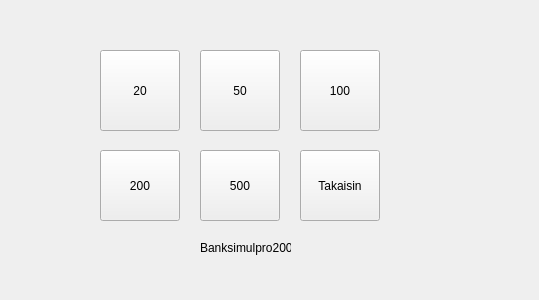
<?xml version="1.0" encoding="UTF-8"?>
<ui version="4.0">
 <class>nosto</class>
 <widget class="QWidget" name="nosto">
  <property name="geometry">
   <rect>
    <x>0</x>
    <y>0</y>
    <width>539</width>
    <height>300</height>
   </rect>
  </property>
  <property name="windowTitle">
   <string>Form</string>
  </property>
  <widget class="QPushButton" name="btn20">
   <property name="geometry">
    <rect>
     <x>100</x>
     <y>50</y>
     <width>80</width>
     <height>81</height>
    </rect>
   </property>
   <property name="text">
    <string>20</string>
   </property>
  </widget>
  <widget class="QPushButton" name="btn50">
   <property name="geometry">
    <rect>
     <x>200</x>
     <y>50</y>
     <width>80</width>
     <height>81</height>
    </rect>
   </property>
   <property name="text">
    <string>50</string>
   </property>
  </widget>
  <widget class="QPushButton" name="btn100">
   <property name="geometry">
    <rect>
     <x>300</x>
     <y>50</y>
     <width>80</width>
     <height>81</height>
    </rect>
   </property>
   <property name="text">
    <string>100</string>
   </property>
  </widget>
  <widget class="QPushButton" name="btn200">
   <property name="geometry">
    <rect>
     <x>100</x>
     <y>150</y>
     <width>80</width>
     <height>71</height>
    </rect>
   </property>
   <property name="text">
    <string>200</string>
   </property>
  </widget>
  <widget class="QPushButton" name="btn500">
   <property name="geometry">
    <rect>
     <x>200</x>
     <y>150</y>
     <width>80</width>
     <height>71</height>
    </rect>
   </property>
   <property name="text">
    <string>500</string>
   </property>
  </widget>
  <widget class="QPushButton" name="btnback">
   <property name="geometry">
    <rect>
     <x>300</x>
     <y>150</y>
     <width>80</width>
     <height>71</height>
    </rect>
   </property>
   <property name="text">
    <string>Takaisin</string>
   </property>
  </widget>
  <widget class="QLabel" name="label">
   <property name="geometry">
    <rect>
     <x>200</x>
     <y>240</y>
     <width>91</width>
     <height>16</height>
    </rect>
   </property>
   <property name="text">
    <string>Banksimulpro2000</string>
   </property>
  </widget>
 </widget>
 <resources/>
 <connections/>
</ui>
